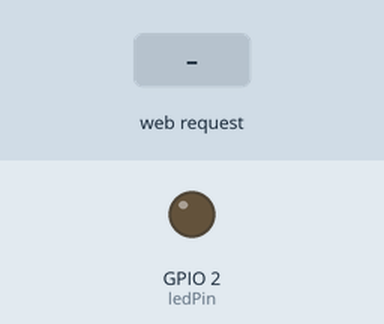
Recording of a sketch running on a simulated ESP8266 (NodeMCU). Parts: output pins drawn as LEDs (lit = HIGH). The test bench sets the inputs (shaded band). WiFi joins after 1.5 s; servers stay silent unless stated; what the sketch prints to the serial monitor is not drawn.

Above: at 2.7 s.
2.8 s: HTTP request GET /LED=ON received
At 4.0 s:
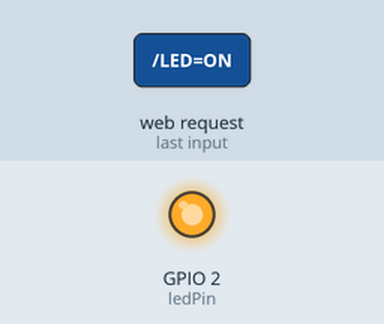
4.3 s: HTTP request GET /LED=OFF received
At 5.4 s:
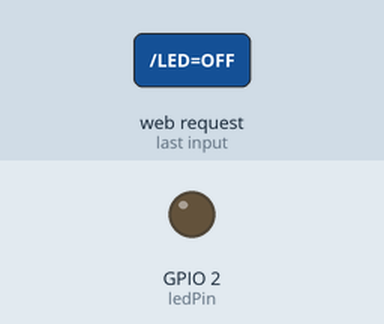
Timing chart, 0 to 7.3 s (numbered marks = the images above; inputs shaded):
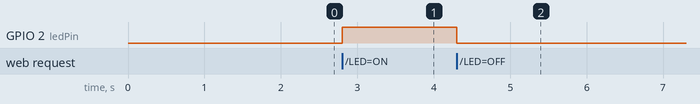

Measured:
- after the input at 2.8 s, GPIO 2 (ledPin): LOW → HIGH at once
- after the input at 4.3 s, GPIO 2 (ledPin): HIGH → LOW at once

The sketch:

server_demo.ino
```cpp
#include <ESP8266WiFi.h>

const char* ssid = "YOUR_SSID";//type your ssid
const char* password = "YOUR_PASSWORD";//type your password

int ledPin = 2; // GPIO2 of ESP8266
WiFiServer server(80);//Service Port

void setup() {
  Serial.begin(115200);
  delay(10);

  pinMode(ledPin, OUTPUT);
  digitalWrite(ledPin, LOW);

  // Connect to WiFi network
  Serial.println();
  Serial.println();
  Serial.print("Connecting to ");
  Serial.println(ssid);

  WiFi.begin(ssid, password);

  while (WiFi.status() != WL_CONNECTED) {
    delay(500);
    Serial.print(".");
  }
  Serial.println("");
  Serial.println("WiFi connected");

  // Start the server
  server.begin();
  Serial.println("Server started");

  // Print the IP address
  Serial.print("Use this URL to connect: ");
  Serial.print("http://");
  Serial.print(WiFi.localIP());
  Serial.println("/");
}

void loop() {
  // Check if a client has connected
  WiFiClient client = server.available();
  if (!client) {
    return;
  }

  // Wait until the client sends some data
  Serial.println("new client");
  while(!client.available()){
    delay(1);
  }

  // Read the first line of the request
  String request = client.readStringUntil('\r');
  Serial.println(request);
  client.flush();

  // Match the request

  int value = LOW;
  if (request.indexOf("/LED=ON") != -1) {
    digitalWrite(ledPin, HIGH);
    value = HIGH;
  }
  if (request.indexOf("/LED=OFF") != -1){
    digitalWrite(ledPin, LOW);
    value = LOW;
  }

  //Set ledPin according to the request
  //digitalWrite(ledPin, value);

  // Return the response
  client.println("HTTP/1.1 200 OK");
  client.println("Content-Type: text/html");
  client.println(""); //  do not forget this one
  client.println("<!DOCTYPE HTML>");
  client.println("<html>");

  client.print("Led pin is now: ");

  if(value == HIGH) {
    client.print("On");
  } else {
    client.print("Off");
  }
  client.println("<br><br>");
  client.println("Click <a href=\"/LED=ON\">here</a> turn the LED on pin 2 ON<br>");
  client.println("Click <a href=\"/LED=OFF\">here turn the LED on pin 2 OFF<br>");
  client.println("</html>");

  delay(1);
  Serial.println("Client disconnected");
  Serial.println("");
}
```
